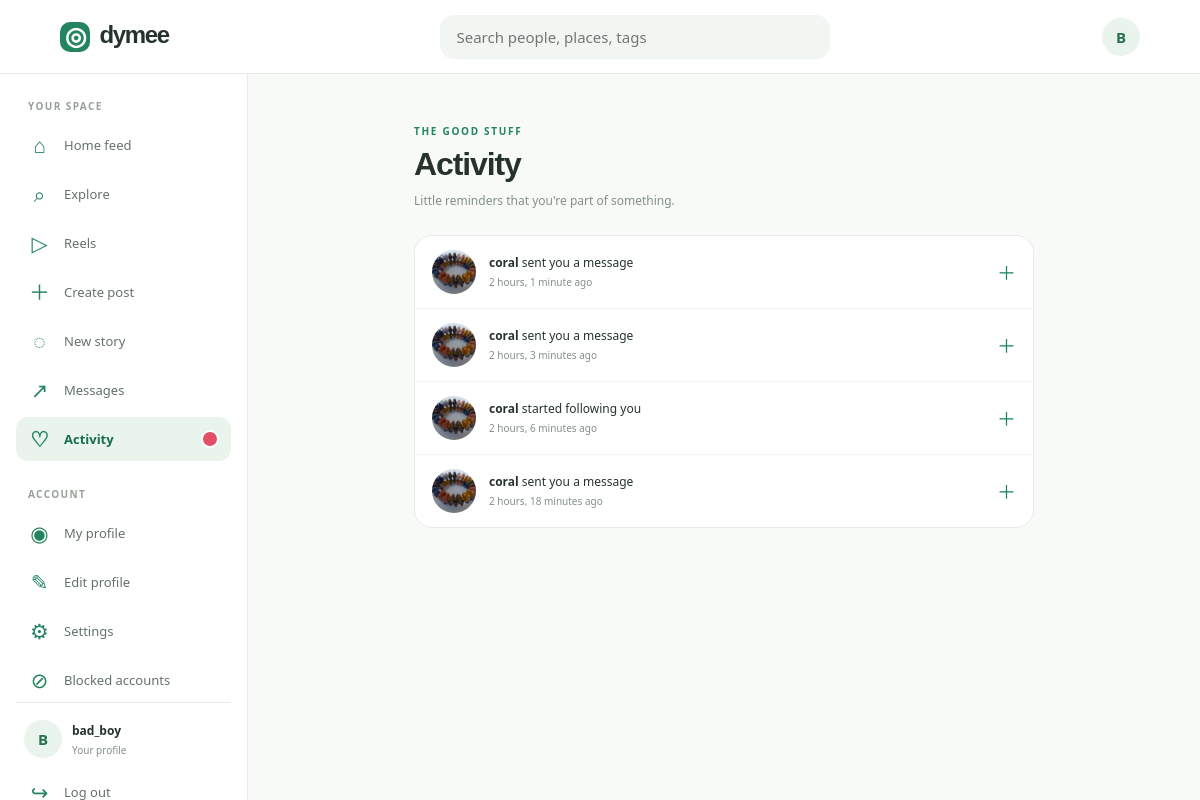
The page /activity/ (signed in) on the database its author committed.
### social/models.py (models this page shows, shortened)
class Notification(models.Model):
    class Kind(models.TextChoices):
        LIKE = 'like', 'Like'
        COMMENT_LIKE = 'comment_like', 'Comment like'
        COMMENT = 'comment', 'Comment'
        FOLLOW = 'follow', 'Follow'
        MESSAGE = 'message', 'Message'
    recipient = models.ForeignKey(
        settings.AUTH_USER_MODEL, on_delete=models.CASCADE, related_name='notifications'
    )
    actor = models.ForeignKey(
        settings.AUTH_USER_MODEL, on_delete=models.CASCADE, related_name='activity'
    )
    kind = models.CharField(max_length=16, choices=Kind.choices)
    post = models.ForeignKey(Post, on_delete=models.CASCADE, null=True, blank=True)
    created_at = models.DateTimeField(auto_now_add=True)
    is_read = models.BooleanField(default=False)
    class Meta:
        ordering = ('-created_at',)

class Profile(models.Model):
    user = models.OneToOneField(
        settings.AUTH_USER_MODEL, on_delete=models.CASCADE, related_name='profile'
    )
    avatar = models.ImageField(upload_to='avatars/', blank=True)
    bio = models.CharField(max_length=160, blank=True)
    website = models.URLField(blank=True)
    created_at = models.DateTimeField(auto_now_add=True)

### social/views.py (the view)
# urls.py: path('activity/', views.activity, name='activity'),
@login_required
def activity(request):
    notifications = Notification.objects.filter(
        recipient=request.user
    ).exclude(actor_id__in=hidden_user_ids(request.user)).select_related('actor', 'post')
    notifications.filter(is_read=False).update(is_read=True)
    return render(request, 'social/activity.html', {'notifications': notifications})

### social/context_processors.py (called while the page is built)
def deployment_settings(_request):
    return {
        'CALLS_WEBSOCKET_URL': settings.CALLS_WEBSOCKET_URL,
        'BLOB_UPLOAD_ENABLED': settings.BLOB_UPLOAD_ENABLED,
    }

### social/views.py (called while the page is built)
def blocked_user_ids(user):
    return Block.objects.filter(Q(blocker=user) | Q(blocked=user)).values_list(
        'blocker_id', 'blocked_id'
    )

def hidden_user_ids(user):
    pairs = blocked_user_ids(user)
    return {user_id for pair in pairs for user_id in pair if user_id != user.pk}

### social/templates/social/activity.html (shortened to what this page needs)
{% extends 'social/base.html' %}
{% block content %}
<section class="narrow-page">
  <p class="eyebrow">THE GOOD STUFF</p><h1>Activity</h1><p class="muted">Little reminders that you're part of something.</p>
  <div class="activity-list">
    {% for item in notifications %}
      <a class="activity-item" href="{% if item.kind == 'message' %}{% url 'conversation' item.actor.username %}{% else %}{% url 'profile' item.actor.username %}{% endif %}">
        <span class="avatar">{% if item.actor.profile.avatar %}<img src="{{ item.actor.profile.avatar.url }}" alt="">{% else %}{{ item.actor.username|slice:":1"|upper }}{% endif %}</span>
        <span><b>{{ item.actor.username }}</b>
          {% if item.kind == 'like' %}liked your post{% elif item.kind == 'comment_like' %}liked a comment on your post{% elif item.kind == 'comment' %}commented on your post{% elif item.kind == 'message' %}sent you a message{% else %}started following you{% endif %}
          <small>{{ item.created_at|timesince }} ago</small>
        </span><span class="activity-symbol">{% if item.kind == 'like' %}♡{% elif item.kind == 'comment' %}◯{% else %}＋{% endif %}</span>
      </a>
    {% empty %}<div class="empty-state"><span class="empty-icon">♡</span><h2>All caught up</h2><p>When someone likes your post, leaves a note, or follows you, you’ll see it here.</p></div>{% endfor %}
  </div>
</section>
{% endblock %}

### social/templates/social/base.html (shortened to what this page needs)
{% load static %}
<!doctype html>
<html lang="en">
<head>
  <link rel="stylesheet" href="{% static 'social/app.css' %}">
</head>
<body>
  <div class="app-shell">
    {% if request.user.is_authenticated %}
    <header class="topbar">
      <a class="brand" href="{% url 'feed' %}"><span class="brand-mark">◎</span> dymee</a>
      <form class="top-search" action="{% url 'explore' %}" method="get">
        <input aria-label="Search users and posts" type="search" name="q" placeholder="Search people, places, tags">
      </form>
      <a class="avatar small-avatar" href="{% url 'profile' request.user.username %}">
        {% if request.user.profile.avatar %}<img src="{{ request.user.profile.avatar.url }}" alt="">
        {% else %}{{ request.user.username|slice:":1"|upper }}{% endif %}
      </a>
    </header>
    <aside class="sidebar-nav" aria-label="Main navigation">
      <a class="sidebar-section-label" href="{% url 'feed' %}">YOUR SPACE</a>
      <nav class="sidebar-links">
        <a class="sidebar-link {% if request.resolver_match.url_name == 'feed' %}active{% endif %}" href="{% url 'feed' %}"><span class="sidebar-icon">⌂</span><span>Home feed</span></a>
        <a class="sidebar-link {% if request.resolver_match.url_name == 'explore' %}active{% endif %}" href="{% url 'explore' %}"><span class="sidebar-icon">⌕</span><span>Explore</span></a>
        <a class="sidebar-link {% if request.resolver_match.url_name == 'reels' %}active{% endif %}" href="{% url 'reels' %}"><span class="sidebar-icon">▷</span><span>Reels</span></a>
        <a class="sidebar-link {% if request.resolver_match.url_name == 'create_post' %}active{% endif %}" href="{% url 'create_post' %}"><span class="sidebar-icon">＋</span><span>Create post</span></a>
        <a class="sidebar-link {% if request.resolver_match.url_name == 'create_story' %}active{% endif %}" href="{% url 'create_story' %}"><span class="sidebar-icon">◌</span><span>New story</span></a>
        <a class="sidebar-link {% if request.resolver_match.url_name == 'inbox' or request.resolver_match.url_name == 'conversation' %}active{% endif %}" href="{% url 'inbox' %}"><span class="sidebar-icon">↗</span><span>Messages</span></a>
        <a class="sidebar-link {% if request.resolver_match.url_name == 'activity' %}active{% endif %}" href="{% url 'activity' %}"><span class="sidebar-icon">♡</span><span>Activity</span><span class="notification-badge" data-notification-badge hidden></span></a>
      </nav>
      <a class="sidebar-section-label sidebar-account-label" href="{% url 'account_settings' %}">ACCOUNT</a>
      <nav class="sidebar-links">
        <a class="sidebar-link {% if request.resolver_match.url_name == 'profile' %}active{% endif %}" href="{% url 'profile' request.user.username %}"><span class="sidebar-icon">◉</span><span>My profile</span></a>
        <a class="sidebar-link {% if request.resolver_match.url_name == 'edit_profile' %}active{% endif %}" href="{% url 'edit_profile' %}"><span class="sidebar-icon">✎</span><span>Edit profile</span></a>
        <a class="sidebar-link " href="{% url 'account_settings' %}"><span class="sidebar-icon">⚙</span><span>Settings</span></a>
        <a class="sidebar-link {% if request.resolver_match.url_name == 'blocked_accounts' %}active{% endif %}" href="{% url 'blocked_accounts' %}"><span class="sidebar-icon">⊘</span><span>Blocked accounts</span></a>
      </nav>
      <div class="sidebar-bottom">
        <a class="sidebar-user" href="{% url 'profile' request.user.username %}">
          <span class="avatar">{% if request.user.profile.avatar %}<img src="{{ request.user.profile.avatar.url }}" alt="">{% else %}{{ request.user.username|slice:":1"|upper }}{% endif %}</span>
          <span><b>{{ request.user.username }}</b><small>Your profile</small></span>
        </a>
        <form action="{% url 'logout' %}" method="post">{% csrf_token %}<button class="sidebar-link sidebar-logout" type="submit"><span class="sidebar-icon">↪</span><span>Log out</span></button></form>
      </div>
    </aside>
    {% endif %}
    <main class="{% if request.user.is_authenticated %}page-content{% else %}auth-content{% endif %}">
      {% block content %}{% endblock %}
    </main>
  </div>
</body>
</html>

### rows shown on the page
Notification: actor.profile.avatar (picture), actor.username "coral", kind "sent you a message", created_at "2 hours, 1 minute"
Notification: actor.profile.avatar (picture), actor.username "coral", kind "sent you a message", created_at "2 hours, 3 minutes"
Notification: actor.profile.avatar (picture), actor.username "coral", kind "started following you", created_at "2 hours, 6 minutes"
Notification: actor.profile.avatar (picture), actor.username "coral", kind "sent you a message", created_at "2 hours, 18 minutes"

### other values the page prints
{{ request.user.username|slice:":1"|upper }} "B"
{{ request.user.username }} "bad_boy"
